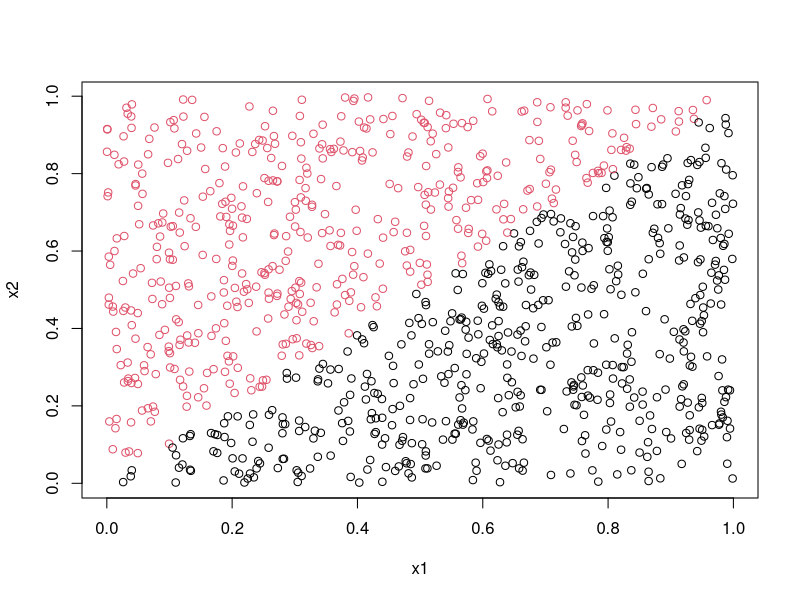
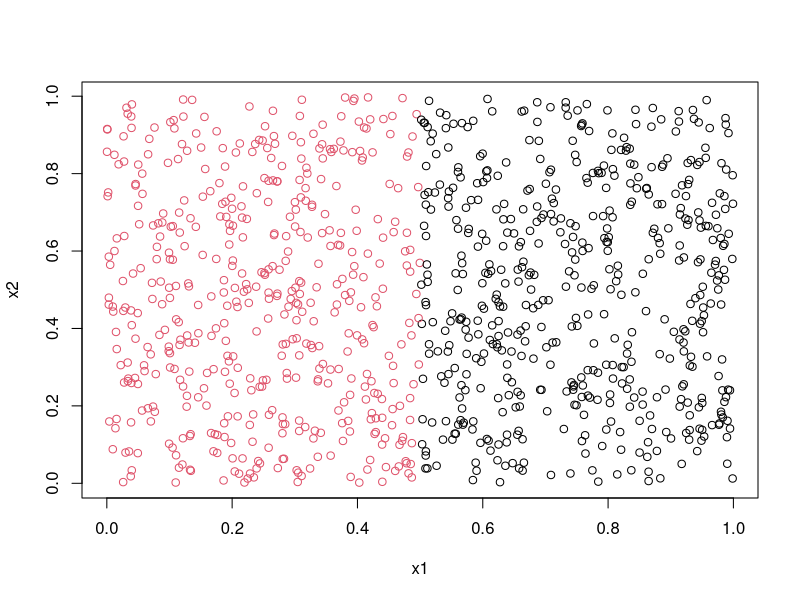
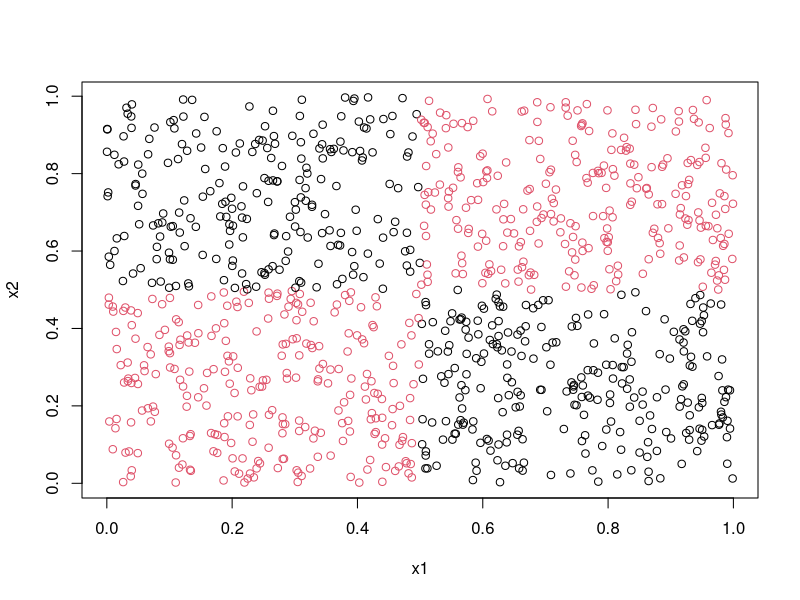

Generate these figures, in order, with R:
## ---- chunk 1
knitr::opts_chunk$set(echo = TRUE)
library(randomForest)
## ---- chunk 2
datasets <- list(list(x=0,
                      y=0))
set.seed(12345)
for (set in 1:1000) {
  x1<-runif(100)
  x2<-runif(100)
  trdata<-cbind(x1,x2)
  y<-as.numeric(x1<x2)
  trlabels<-as.factor(y)
  datasets[[set]] <- list(x=trdata,
                      y=trlabels)
}
## ---- chunk 3
set.seed(1234)
x1<-runif(1000)
x2<-runif(1000)
tedata<-cbind(x1,x2)
y<-as.numeric(x1<x2)
telabels<-as.factor(y)
plot(x1,x2,col=(y+1))
## ---- chunk 4
trees <- c(1,10,100)
forests <- list(list(list()))
set.seed(12345)
for (set in 1:1000) {
  forests[[set]] <- list()
  for (ntrees in 1:3) {
    forests[[set]][[ntrees]] <- randomForest(x = datasets[[set]]$x, 
                                             y = datasets[[set]]$y,
                                             xtest = tedata,
                                             ytest = telabels, 
                                             ntree = trees[ntrees],
                                             nodesize = 25,
                                             keep.forest = TRUE)
  }
}
## ---- chunk 5
# Misclassification  with 1 tree
errors_onetree <- 0
for (set in 1:1000) {
  errors_onetree[set] <- forests[[set]][[1]][["test"]][["err.rate"]][[1]] 
}

# Misclassification with 10 trees
errors_tentrees <- 0
for (set in 1:1000) {
  errors_tentrees[set] <- forests[[set]][[2]][["test"]][["err.rate"]][[10]] 
}

# Misclassification with 100 trees
errors_hundredtrees <- 0
for (set in 1:1000) {
  errors_hundredtrees[set] <- forests[[set]][[3]][["test"]][["err.rate"]][[100]] 
}

c(mean(errors_onetree), mean(errors_tentrees), mean(errors_hundredtrees))
c(var(errors_onetree), var(errors_tentrees), var(errors_hundredtrees))
## ---- chunk 6
# Generate 1000 data sets
datasets <- list(list(x=0,
                      y=0))
set.seed(12345)
for (set in 1:1000) {
  x1<-runif(100)
  x2<-runif(100)
  trdata<-cbind(x1,x2)
  y<-as.numeric(x1<0.5)
  trlabels<-as.factor(y)
  
  datasets[[set]] <- list(x=trdata,
                      y=trlabels)
}

# Test data
set.seed(1234)
x1<-runif(1000)
x2<-runif(1000)
tedata<-cbind(x1,x2)
y<-as.numeric(x1<0.5)
telabels<-as.factor(y)
plot(x1,x2,col=(y+1))
## ---- chunk 7
trees <- c(1,10,100)
forests_two <- list(list(list()))
set.seed(12345)
for (set in 1:1000) {
  forests_two[[set]] <- list()
  for (ntrees in 1:3) {
    forests_two[[set]][[ntrees]] <- randomForest(x = datasets[[set]]$x, 
                                             y = datasets[[set]]$y,
                                             xtest = tedata,
                                             ytest = telabels, 
                                             ntree = trees[ntrees],
                                             nodesize = 25,
                                             keep.forest = TRUE)
  }
}
## ---- chunk 8
# Misclassification  with 1 tree
errors_onetree_two <- 0
for (set in 1:1000) {
  errors_onetree_two[set] <- forests_two[[set]][[1]][["test"]][["err.rate"]][[1]] 
}

# Misclassification with 10 trees
errors_tentrees_two <- 0
for (set in 1:1000) {
  errors_tentrees_two[set] <- forests_two[[set]][[2]][["test"]][["err.rate"]][[10]] 
}

# Misclassification with 100 trees
errors_hundredtrees_two <- 0
for (set in 1:1000) {
  errors_hundredtrees_two[set] <- forests_two[[set]][[3]][["test"]][["err.rate"]][[100]] 
}

c(mean(errors_onetree_two), mean(errors_tentrees_two), mean(errors_hundredtrees_two))
c(var(errors_onetree_two), var(errors_tentrees_two), var(errors_hundredtrees_two))
## ---- chunk 9
# Generate 1000 data sets
datasets <- list(list(x=0,
                      y=0))
set.seed(12345)
for (set in 1:1000) {
  x1<-runif(100)
  x2<-runif(100)
  trdata<-cbind(x1,x2)
  y<-as.numeric((x1<0.5 & x2<0.5)|(x1>0.5 & x2>0.5))
  trlabels<-as.factor(y)
  
  datasets[[set]] <- list(x=trdata,
                      y=trlabels)
}

set.seed(1234)
x1<-runif(1000)
x2<-runif(1000)
tedata<-cbind(x1,x2)
y<-as.numeric((x1<0.5 & x2<0.5)|(x1>0.5 & x2>0.5))
telabels<-as.factor(y)
plot(x1,x2,col=(y+1))
## ---- chunk 10
trees <- c(1,10,100)
forests_three <- list(list(list()))
set.seed(12345)
for (set in 1:1000) {
  forests_three[[set]] <- list()
  for (ntrees in 1:3) {
    forests_three[[set]][[ntrees]] <- randomForest(x = datasets[[set]]$x, 
                                                 y = datasets[[set]]$y,
                                                 xtest = tedata,
                                                 ytest = telabels, 
                                                 ntree = trees[ntrees],
                                                 nodesize = 12,
                                                 keep.forest = TRUE)
  }
}
## ---- chunk 11
# Misclassification  with 1 tree
errors_onetree_three <- 0
for (set in 1:1000) {
  errors_onetree_three[set] <- forests_three[[set]][[1]][["test"]][["err.rate"]][[1]] 
}

# Misclassification with 10 trees
errors_tentrees_three <- 0
for (set in 1:1000) {
  errors_tentrees_three[set] <- forests_three[[set]][[2]][["test"]][["err.rate"]][[10]] 
}

# Misclassification with 100 trees
errors_hundredtrees_three <- 0
for (set in 1:1000) {
  errors_hundredtrees_three[set] <- forests_three[[set]][[3]][["test"]][["err.rate"]][[100]] 
}

c(mean(errors_onetree_three), mean(errors_tentrees_three), mean(errors_hundredtrees_three))
c(var(errors_onetree_three), var(errors_tentrees_three), var(errors_hundredtrees_three))
